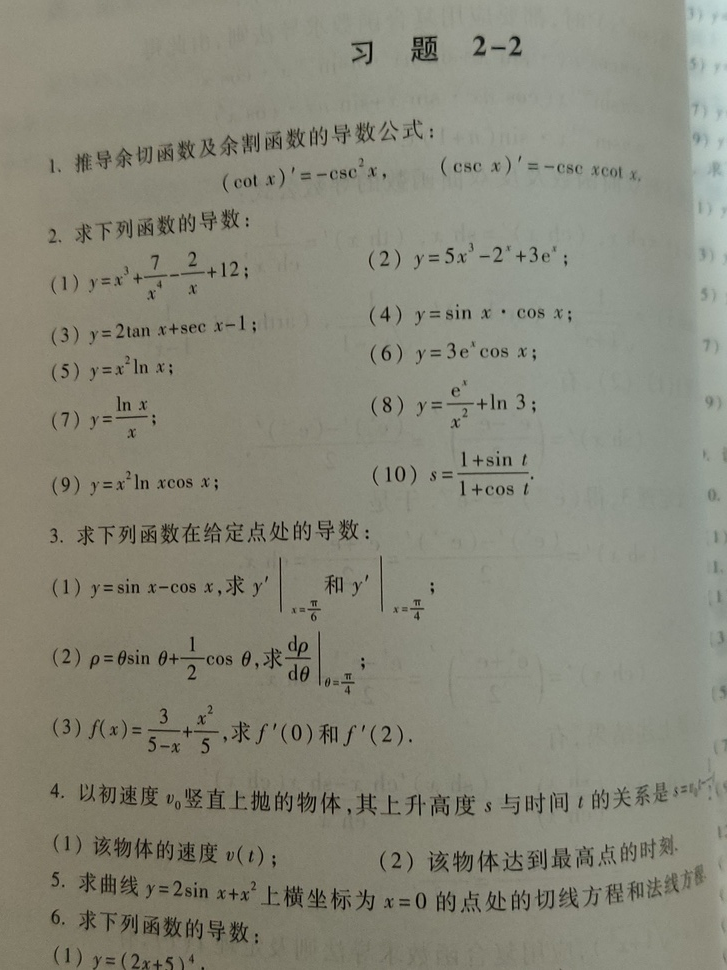
#> input picture test.jpg, 727 x 970 px, shrunk from 3000 x 4000 before the run
$ python -i postprocessing.py   (imports and definitions only)
#> lines starting #> are read from the running program, lines starting #| are printed output that depends on the picture
import cv2
import numpy as np


def area(bbox):
    return (bbox[2] - bbox[0]) * (bbox[3] - bbox[1])


# [52 lines left out: functions iou, merge_bbox, not called in this run]


def verticalContourProjection(img):
    h, w = img.shape

    upContHist = [0] * w
    downContHist = [0] * w

    for c in range(w):
        # 从上往下遍历每一列，记录第一个出现的白色像素位置
        for r1 in range(h):
            if img[r1, c] == 255:
                upContHist[c] = r1
                break
        # 从下往上遍历每一列，记录第一个出现的白色像素位置
        for r2 in range(h - 1, -1, -1):
            if img[r2, c] == 255:
                downContHist[c] = r2
                break

    return upContHist, downContHist


# [25 lines left out: function horizontalContourProjection, not called in this run]


def upDownContourProjection(img, src_img=None):
    '''
    上下轮廓投影
    :param img: 待投影区域
    :param src_img: 原始图像
    :return: 返回图像的上下边界
    '''
    # 去躁
    img = cv2.medianBlur(img, 3)

    # 投影获取上下轮廓
    upContHist, downContHist = verticalContourProjection(img)

    # 计算列表中非零元素的最大最小值
    y1 = min(filter(lambda x: x >= 0, upContHist))
    y2 = max(filter(lambda x: x >= 0, downContHist))

    return y1, y2


# [44 lines left out: functions leftRightContourProjection, modify_bbox, postprocessing, not called in this run]

>>> import cv2
>>> picture = cv2.imread('../../../../test.jpg', cv2.IMREAD_GRAYSCALE)
#> picture: shape (970, 727); min 0, max 214, mean 134.2
>>> result = upDownContourProjection(picture)
#> in upDownContourProjection, `img = cv2.medianBlur(img, 3)`:
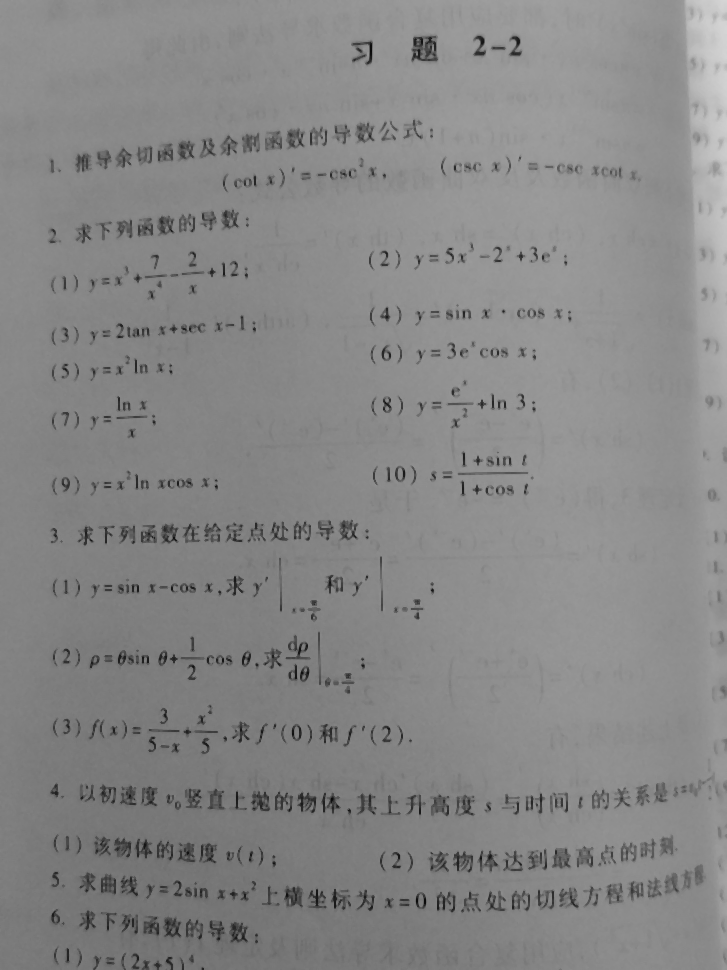
#> img: shape (970, 727); min 10, max 213, mean 134.8
#> in upDownContourProjection, `upContHist, downContHist = verticalContourProjection(img)`: upContHist = 727 values from 0 to 0
#> in upDownContourProjection, `y1 = min(filter(lambda x: x >= 0, upContHist))`: y1 = 0
#> result = (0, 0)
